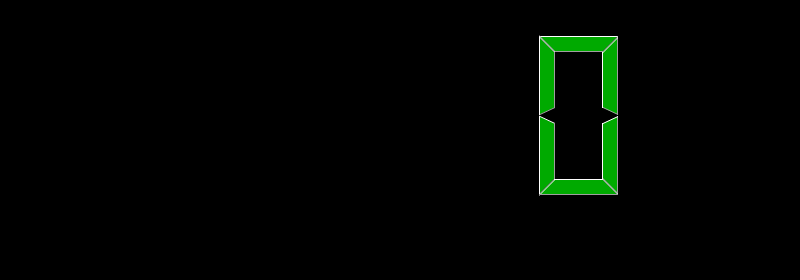
<?xml version="1.0" encoding="UTF-8"?>
<ui version="4.0">
 <class>MainWindow</class>
 <widget class="QMainWindow" name="MainWindow">
  <property name="geometry">
   <rect>
    <x>0</x>
    <y>0</y>
    <width>800</width>
    <height>280</height>
   </rect>
  </property>
  <property name="windowTitle">
   <string>MainWindow</string>
  </property>
  <property name="styleSheet">
   <string notr="true">background-color: rgb(0, 0, 0);</string>
  </property>
  <widget class="QWidget" name="centralwidget">
   <widget class="QLCDNumber" name="lcdNumber">
    <property name="geometry">
     <rect>
      <x>10</x>
      <y>20</y>
      <width>761</width>
      <height>191</height>
     </rect>
    </property>
    <property name="styleSheet">
     <string notr="true">color: rgb(0, 170, 0);</string>
    </property>
   </widget>
  </widget>
  <widget class="QMenuBar" name="menubar">
   <property name="geometry">
    <rect>
     <x>0</x>
     <y>0</y>
     <width>800</width>
     <height>21</height>
    </rect>
   </property>
  </widget>
 </widget>
 <resources/>
 <connections/>
</ui>
